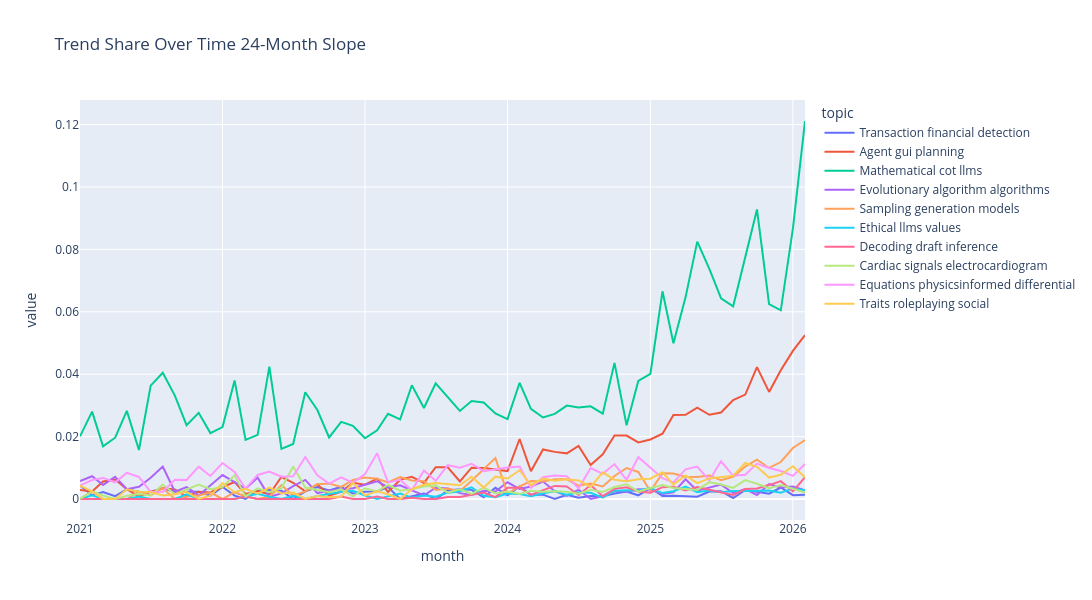

The code cell stored with this chart in its notebook:
### Code cell
top_topics = topics_df["slope_24m"].sort_values(ascending=False).head(10).index

df_plot = trend_share[top_topics]
df_plot.index = df_plot.index.to_timestamp()
df_plot.columns = df_plot.columns.map(topic_map)

fig = px.line(
    df_plot,
    x=df_plot.index,
    y=df_plot.columns,
    title="Trend Share Over Time 24-Month Slope"
)
fig.update_layout(
    width=1200,
    height=600
)
fig.show()
